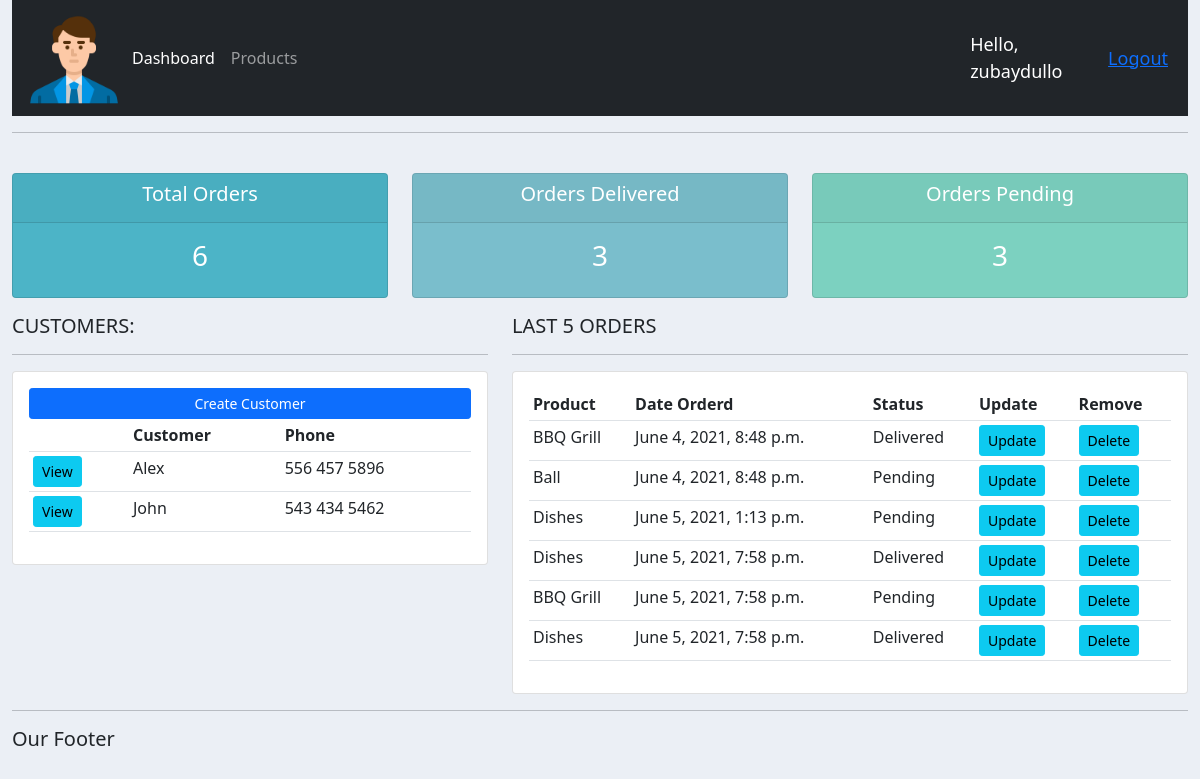
/ (signed in), run on the app's committed database.
### accounts/models.py (models this page shows, shortened)
class Customer(models.Model):
	name = models.CharField(max_length=200, null=True)
	phone = models.CharField(max_length=200, null=True)
	email = models.CharField(max_length=200, null=True)
	data_created = models.DateTimeField(auto_now_add=True)

class Order(models.Model):
	STATUS = (
		('Pending', 'Pending'),
		('Out for delivery', 'Out for delivery'),
		('Delivered', 'Delivered'),
	)
	customer = models.ForeignKey(Customer, null=True, on_delete=models.SET_NULL)
	product = models.ForeignKey(Product, null=True, on_delete=models.SET_NULL)
	date_created = models.DateTimeField(auto_now_add=True)
	status = models.CharField(max_length=200, null=True, choices=STATUS)
	note = models.CharField(max_length=1000, null=True)

class Product(models.Model):
	CATEGORY = (
		('Indoor', 'Indoor'),
		('Out Door', 'Out Door'),
	)
	name = models.CharField(max_length=200, null=True)
	price = models.FloatField(null=True)
	category = models.CharField(max_length=200, null=True, choices=CATEGORY)
	description = models.CharField(max_length=200, null=True, blank=True)
	data_created = models.DateTimeField(auto_now_add=True)
	tags = models.ManyToManyField(Tag)
	def __str__(self):
		return self.name

### accounts/decorators.py (the view)
    def wrapper_function(request, *args, **kwargs):
        group = None
        if request.user.groups.exists():
            group = request.user.groups.all()[0].name
        if group == 'customer':
            return redirect('user-page')
        if group == 'admin':
            return view_func(request, *args, **kwargs)

### accounts/views.py (called while the page is built)
@login_required(login_url='login')
@admin_only
def home(request):
	orders = Order.objects.all()
	customers = Customer.objects.all()
	total_customers = customers.count()
	total_orders = orders.count()
	delivered = orders.filter(status='Delivered').count()
	pending = orders.filter(status='Pending').count()
	context = {
		'orders': orders,
		'customers': customers,
		'total_orders': total_orders,
		'delivered': delivered,
		'pending': pending
	}
	return render(request, 'accounts/dashboard.html', context)

### accounts/templates/accounts/dashboard.html
{% extends 'accounts/main.html' %}
{% block content %}
{% include 'accounts/status.html' %}
<div class="row">
	<div class="col-md-5">
		<h5>CUSTOMERS:</h5>
		<hr>
		<div class="card card-body">
			<a class="btn btn-primary  btn-sm btn-block" href="">Create Customer</a>
			<table class="table table-sm">
				<tr>
					<th></th>
					<th>Customer</th>
					<th>Phone</th>
				</tr>
				{% for customer in customers %}
					<tr>
						<td><a class="btn btn-sm btn-info" href="{% url 'customer' customer.id %}">View</a></td>
						<td>{{customer.name}}</td>
						<td>{{customer.phone}}</td>
					</tr>
				{% endfor %}
			</table>
		</div>
	</div>
	<div class="col-md-7">
		<h5>LAST 5 ORDERS</h5>
		<hr>
		<div class="card card-body">
			<table class="table table-sm">
				<tr>
					<th>Product</th>
					<th>Date Orderd</th>
					<th>Status</th>
					<th>Update</th>
					<th>Remove</th>
				</tr>
				{% for order in orders %}
					<tr>
						<td>{{order.product}}</td>
						<td>{{order.date_created}}</td>
						<td>{{order.status}}</td>
						<td><a class="btn btn-sm btn-info" href="{% url 'update_order' order.id %}">Update</a></td>
						<td><a class="btn btn-sm btn-info" href="{% url 'delete_order' order.id %}">Delete</a></td>
					</tr>
				{% endfor %}
			</table>
		</div>
	</div>
</div>
{% endblock %}

### accounts/templates/accounts/main.html (shortened to what this page needs)
{% load static %}
<!doctype html>
<html lang="en">
<head>
    <link href="https://cdn.jsdelivr.net/npm/bootstrap@5.0.1/dist/css/bootstrap.min.css" rel="stylesheet">
    <link rel="stylesheet" href="{% static 'css/main.css/' %}">
</head>
<body>
<div class="container-fluid">
    {% include 'accounts/navbar.html' %}
    <hr>
    {% block content %}
    {% endblock %}
    <hr>
    <h5>Our Footer</h5>
</div>
</body>
</html>

### accounts/templates/accounts/navbar.html (shortened to what this page needs)
{% load static %}
<nav class="navbar navbar-expand-lg navbar-dark bg-dark">
  <div class="container-fluid">
    <img src="{% static 'images/bussiness-man.png' %}" alt="" width="100px" height="100px">
    <div class="collapse navbar-collapse" id="navbarNav">
      <ul class="navbar-nav">
        {% if request.user.is_staff %}
        <li class="nav-item">
          <a class="nav-link active" aria-current="page" href="{% url 'home' %}">Dashboard</a>
        </li>
        <li class="nav-item">
          <a class="nav-link" href="{% url 'products' %}">Products</a>
        </li>
        {% endif %}
      </ul>
    </div>
  </div>
  <span class="hello-msg">Hello, {{request.user}}</span>
  <span class="hello-msg"><a href="{% url 'logout' %}">Logout</a></span>
</nav>

### accounts/templates/accounts/status.html
<br>
<div class="row">
	<div class="col">
		<div class="col-md">
			<div class="card text-center text-white  mb-3" id="total-orders">
			  	<div class="card-header">
			  		<h5 class="card-title">Total Orders</h5>
			  	</div>
			  	<div class="card-body">
			    	<h3 class="card-title">{{total_orders}}</h3>
			  	</div>
			</div>
		</div>
	</div>
	<div class="col">
		<div class="col-md">
			<div class="card text-center text-white  mb-3" id="orders-delivered">
			  	<div class="card-header">
			  		<h5 class="card-title">Orders Delivered</h5>
			  	</div>
			  	<div class="card-body">
			    	<h3 class="card-title">{{delivered}}</h3>
			  	</div>
			</div>
		</div>
	</div>
	<div class="col">
		<div class="col-md">
			<div class="card text-center text-white  mb-3" id="orders-pending">
			  	<div class="card-header">
			  		<h5 class="card-title">Orders Pending</h5>
			  	</div>
			  	<div class="card-body">
			    	<h3 class="card-title">{{pending}}</h3>
			  	</div>
			</div>
		</div>
	</div>
</div>

### static/css/main.css (style rules this page uses)
body { background-color: #ebeff5; }
#total-orders { background-color: #4cb4c7; }
#orders-delivered { background-color: #7abecc; }
#orders-pending { background-color: #7cd1c0; }

### accounts/templates/accounts/navbar.html (style rules this page uses)
.hello-msg { font-size: 18px; color: #fff; margin-right: 20px; }

### data on the page
Customer: name "Alex", phone "556 457 5896"
Customer: name "John", phone "543 434 5462"
Order: product "BBQ Grill", date_created "June 4, 2021, 8:48 p.m.", status "Delivered"
Order: product "Ball", date_created "June 4, 2021, 8:48 p.m.", status "Pending"
Order: product "Dishes", date_created "June 5, 2021, 1:13 p.m.", status "Pending"
Order: product "Dishes", date_created "June 5, 2021, 7:58 p.m.", status "Delivered"
Order: product "BBQ Grill", date_created "June 5, 2021, 7:58 p.m.", status "Pending"
Order: product "Dishes", date_created "June 5, 2021, 7:58 p.m.", status "Delivered"

### other printed values
{{ request.user }} "zubaydullo"
{{ total_orders }} "6"
{{ delivered }} "3"
{{ pending }} "3"
